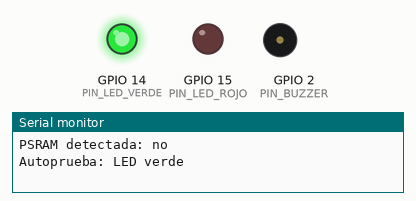
Bench run of a sketch on a simulated ESP32. Parts: output pins drawn as LEDs (lit = HIGH), buzzer (waves = sounding, pin HIGH), the last lines printed to the serial monitor. WiFi joins after 1.5 s; servers stay silent unless stated; a WiFi scan finds three made-up networks; uploads are accepted with an empty reply; the camera gives no picture.

Above: at 0.1 s.
At 0.7 s:
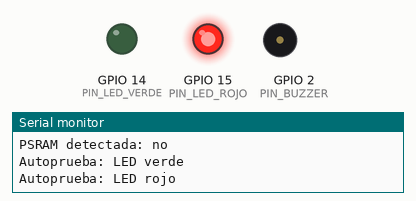
At 1.5 s:
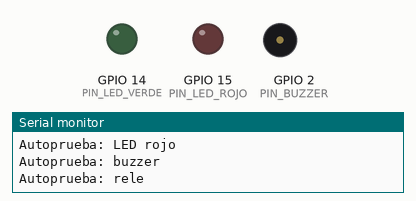
Timing chart, 0 to 3.0 s (numbered marks = the images above):
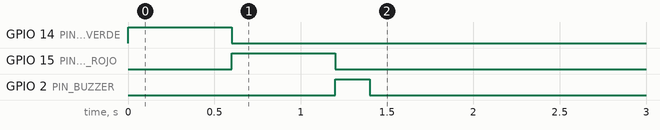

The sketch:

control_acceso.ino
```cpp
#include <WiFi.h>
#include <HTTPClient.h>
#include "esp_camera.h"

// Credenciales y direccion del servidor: se definen en secrets.h, que no se
// sube al repositorio. Copiar secrets.example.h como secrets.h y completarlo.
#include "secrets.h"

const char *ssid = WIFI_SSID;
const char *password = WIFI_PASSWORD;
const char *serverUrl = SERVER_URL;

// Tiempo minimo entre dos fotos mientras el sensor sigue detectando a alguien
const unsigned long INTERVALO_MS = 4000;

// Modo prueba: saca una foto cada INTERVALO_MS sin esperar al sensor.
// Sirve para probar en la base programadora, donde el sensor no se puede conectar.
// En la protoboard con el sensor conectado, poner en false.
const bool MODO_PRUEBA_SIN_SENSOR = true;

// ====== Actuadores ======
// Pines libres del ESP32-CAM (no usar IO12, IO16 ni IO4)
// El rele va en U0R (GPIO3, el RX del puerto serie): en la protoboard no se usa
// para programar. Hay que desconectarlo para subir firmware desde la base.
#define PIN_RELE 3
#define PIN_SENSOR 13  // salida OUT del sensor de movimiento HC-SR501
#define PIN_LED_VERDE 14
#define PIN_LED_ROJO 15
#define PIN_BUZZER 2

// La mayoria de los modulos rele se activan con LOW. Si el tuyo hace "clic"
// al reves (activo cuando deberia estar apagado), cambiar a false.
const bool RELE_ACTIVO_EN_BAJO = true;

const unsigned long TIEMPO_PUERTA_MS = 3000;   // cuanto queda abierta la "cerradura"
const unsigned long TIEMPO_ALARMA_MS = 1000;   // cuanto suena el buzzer si se deniega

// Pines de la camara en la placa AI Thinker ESP32-CAM
#define PWDN_GPIO_NUM 32
#define RESET_GPIO_NUM -1
#define XCLK_GPIO_NUM 0
#define SIOD_GPIO_NUM 26
#define SIOC_GPIO_NUM 27
#define Y9_GPIO_NUM 35
#define Y8_GPIO_NUM 34
#define Y7_GPIO_NUM 39
#define Y6_GPIO_NUM 36
#define Y5_GPIO_NUM 21
#define Y4_GPIO_NUM 19
#define Y3_GPIO_NUM 18
#define Y2_GPIO_NUM 5
#define VSYNC_GPIO_NUM 25
#define HREF_GPIO_NUM 23
#define PCLK_GPIO_NUM 22

void rele(bool activo) {
  // En modo prueba (placa en la base) el rele no esta conectado: no se toca su pin,
  // asi el monitor serie (que usa el mismo pin) sigue funcionando.
  if (MODO_PRUEBA_SIN_SENSOR) return;
  bool nivel = RELE_ACTIVO_EN_BAJO ? !activo : activo;
  digitalWrite(PIN_RELE, nivel ? HIGH : LOW);
}

void apagarTodo() {
  digitalWrite(PIN_LED_VERDE, LOW);
  digitalWrite(PIN_LED_ROJO, LOW);
  digitalWrite(PIN_BUZZER, LOW);
  rele(false);
}

void iniciarActuadores() {
  pinMode(PIN_SENSOR, INPUT);
  rele(false);  // se fija el nivel antes de configurar el pin para que no haga clic al arrancar
  if (!MODO_PRUEBA_SIN_SENSOR) pinMode(PIN_RELE, OUTPUT);
  pinMode(PIN_LED_VERDE, OUTPUT);
  pinMode(PIN_LED_ROJO, OUTPUT);
  pinMode(PIN_BUZZER, OUTPUT);
  apagarTodo();
}

// Autoprueba al arrancar: prende cada componente de a uno para verificar el cableado
void autoprueba() {
  Serial.println("Autoprueba: LED verde");
  digitalWrite(PIN_LED_VERDE, HIGH); delay(600); digitalWrite(PIN_LED_VERDE, LOW);
  Serial.println("Autoprueba: LED rojo");
  digitalWrite(PIN_LED_ROJO, HIGH); delay(600); digitalWrite(PIN_LED_ROJO, LOW);
  Serial.println("Autoprueba: buzzer");
  digitalWrite(PIN_BUZZER, HIGH); delay(200); digitalWrite(PIN_BUZZER, LOW);
  Serial.println("Autoprueba: rele");
  rele(true); delay(600); rele(false);
}

void accesoPermitido() {
  Serial.println(">> ACCESO PERMITIDO");
  digitalWrite(PIN_LED_VERDE, HIGH);
  rele(true);
  delay(TIEMPO_PUERTA_MS);
  apagarTodo();
}

void accesoDenegado() {
  Serial.println(">> ACCESO DENEGADO");
  digitalWrite(PIN_LED_ROJO, HIGH);
  digitalWrite(PIN_BUZZER, HIGH);
  delay(TIEMPO_ALARMA_MS);
  apagarTodo();
}

// Parpadeo corto: el servidor guardo un rostro durante un registro
void senalRegistro() {
  for (int i = 0; i < 2; i++) {
    digitalWrite(PIN_LED_VERDE, HIGH); delay(150);
    digitalWrite(PIN_LED_VERDE, LOW); delay(150);
  }
}

// Tres parpadeos rojos rapidos: no se pudo hablar con el servidor
void senalErrorServidor() {
  for (int i = 0; i < 3; i++) {
    digitalWrite(PIN_LED_ROJO, HIGH); delay(100);
    digitalWrite(PIN_LED_ROJO, LOW); delay(100);
  }
}

// Decide que hacer segun la respuesta JSON del servidor
void actuar(String cuerpo) {
  cuerpo.replace(" ", "");
  cuerpo.replace("\n", "");

  if (cuerpo.indexOf("\"authorized\":true") >= 0) {
    accesoPermitido();
  } else if (cuerpo.indexOf("\"motivo\":\"desconocido\"") >= 0 ||
             cuerpo.indexOf("\"motivo\":\"sin_permiso\"") >= 0) {
    // Solo se alarma si hay una persona frente a la camara que no esta autorizada.
    // Si no hay nadie (sin_rostro) no se hace nada.
    accesoDenegado();
  } else if (cuerpo.indexOf("\"motivo\":\"rostro_guardado\"") >= 0) {
    senalRegistro();
  }
}

bool iniciarCamara() {
  camera_config_t config = {};
  config.ledc_channel = LEDC_CHANNEL_0;
  config.ledc_timer = LEDC_TIMER_0;
  config.pin_d0 = Y2_GPIO_NUM;
  config.pin_d1 = Y3_GPIO_NUM;
  config.pin_d2 = Y4_GPIO_NUM;
  config.pin_d3 = Y5_GPIO_NUM;
  config.pin_d4 = Y6_GPIO_NUM;
  config.pin_d5 = Y7_GPIO_NUM;
  config.pin_d6 = Y8_GPIO_NUM;
  config.pin_d7 = Y9_GPIO_NUM;
  config.pin_xclk = XCLK_GPIO_NUM;
  config.pin_pclk = PCLK_GPIO_NUM;
  config.pin_vsync = VSYNC_GPIO_NUM;
  config.pin_href = HREF_GPIO_NUM;
  config.pin_sccb_sda = SIOD_GPIO_NUM;
  config.pin_sccb_scl = SIOC_GPIO_NUM;
  config.pin_pwdn = PWDN_GPIO_NUM;
  config.pin_reset = RESET_GPIO_NUM;
  config.xclk_freq_hz = 20000000;
  config.pixel_format = PIXFORMAT_JPEG;
  config.frame_size = FRAMESIZE_UXGA;  // se reserva buffer para la resolucion maxima
  config.jpeg_quality = 10;            // 0-63, mas bajo = mejor calidad
  config.fb_count = 2;
  config.fb_location = CAMERA_FB_IN_PSRAM;
  config.grab_mode = CAMERA_GRAB_LATEST;

  if (!psramFound()) {
    // Sin PSRAM hay poca memoria: se baja la resolucion
    config.frame_size = FRAMESIZE_SVGA;
    config.fb_count = 1;
    config.fb_location = CAMERA_FB_IN_DRAM;
    config.grab_mode = CAMERA_GRAB_WHEN_EMPTY;
  }

  esp_err_t err = esp_camera_init(&config);
  if (err != ESP_OK) {
    Serial.printf("Error al iniciar la camara: 0x%x\n", err);
    return false;
  }

  // Resolucion real de trabajo: 640x480, suficiente para reconocer rostros
  sensor_t *sensor = esp_camera_sensor_get();
  sensor->set_framesize(sensor, FRAMESIZE_VGA);
  delay(1000);

  return true;
}

// Diagnostico: lista las redes que ve el ESP32 y su intensidad de senal (RSSI).
// Cerca de -50 dBm es muy buena, -70 dBm aceptable, -80 dBm o menos es muy debil.
void escanearRedes() {
  Serial.println("Buscando redes Wi-Fi...");
  int n = WiFi.scanNetworks();
  bool encontrada = false;
  for (int i = 0; i < n; i++) {
    Serial.printf("  %-24s %4d dBm  canal %d\n", WiFi.SSID(i).c_str(), WiFi.RSSI(i), WiFi.channel(i));
    if (WiFi.SSID(i) == ssid) encontrada = true;
  }
  if (!encontrada) Serial.printf("La red \"%s\" NO aparece (fuera de alcance o es de 5 GHz)\n", ssid);
  WiFi.scanDelete();
}

void conectarWifi() {
  WiFi.mode(WIFI_STA);
  WiFi.setSleep(false);
  escanearRedes();
  Serial.printf("Conectando al WiFi \"%s\"...\n", ssid);
  WiFi.begin(ssid, password);
  unsigned long inicio = millis();
  while (WiFi.status() != WL_CONNECTED) {
    delay(500);
    // Cada 15 s informa el estado y reintenta desde cero
    if (millis() - inicio > 15000) {
      Serial.printf("WiFi sin conectar (estado %d). Reintentando...\n", WiFi.status());
      WiFi.disconnect(true);
      delay(1000);
      WiFi.mode(WIFI_STA);
      WiFi.begin(ssid, password);
      inicio = millis();
    }
  }
  Serial.print("Conectado. IP del ESP32: ");
  Serial.println(WiFi.localIP());
  Serial.print("Servidor: ");
  Serial.println(serverUrl);
}

void capturarYEnviar() {
  // Se descarta una foto vieja que pudo quedar en el buffer
  camera_fb_t *fb = esp_camera_fb_get();
  if (fb) esp_camera_fb_return(fb);

  fb = esp_camera_fb_get();
  if (!fb) {
    Serial.println("Error: no se pudo capturar la foto");
    return;
  }
  Serial.printf("Foto capturada: %ux%u, %u bytes. Enviando...\n", fb->width, fb->height, fb->len);

  HTTPClient http;
  http.begin(serverUrl);
  http.setTimeout(10000);
  http.addHeader("Content-Type", "image/jpeg");
  int codigo = http.POST(fb->buf, fb->len);

  // La foto ya se envio: se libera el buffer antes de actuar
  esp_camera_fb_return(fb);

  if (codigo > 0) {
    String cuerpo = http.getString();
    Serial.printf("Respuesta HTTP %d: ", codigo);
    Serial.println(cuerpo);
    http.end();
    if (codigo == 200) actuar(cuerpo);
  } else {
    Serial.printf("Error de conexion: %s\n", http.errorToString(codigo).c_str());
    http.end();
    senalErrorServidor();
  }
}

void setup() {
  Serial.begin(115200);
  Serial.println();
  Serial.printf("PSRAM detectada: %s\n", psramFound() ? "si" : "no");

  iniciarActuadores();
  autoprueba();

  Serial.println("Iniciando camara...");
  if (!iniciarCamara()) {
    Serial.println("Sistema detenido: revisar la camara.");
    // LED rojo fijo: falla de camara
    digitalWrite(PIN_LED_ROJO, HIGH);
    while (true) delay(1000);
  }
  Serial.println("Camara OK");
  conectarWifi();
}

unsigned long ultimaFoto = 0;

void loop() {
  if (WiFi.status() != WL_CONNECTED) {
    conectarWifi();
  }

  // Solo se saca la foto cuando el sensor detecta movimiento
  bool hayAlguien = MODO_PRUEBA_SIN_SENSOR || digitalRead(PIN_SENSOR) == HIGH;
  if (hayAlguien && (ultimaFoto == 0 || millis() - ultimaFoto >= INTERVALO_MS)) {
    Serial.println("Movimiento detectado");
    capturarYEnviar();
    ultimaFoto = millis();
  }
  delay(100);
}
```

secrets.example.h
```cpp
// Plantilla de configuracion. Copiar como secrets.h y completar con los datos propios.
#pragma once

#define WIFI_SSID "NOMBRE_DE_TU_WIFI"       // nombre de la red Wi-Fi (2,4 GHz)
#define WIFI_PASSWORD "CONTRASENA_DE_TU_WIFI"   // contrasena de la red
// IP de la computadora que corre el servidor Python (puerto 5001)
#define SERVER_URL "http://192.168.0.100:5001/api/acceso"
```
